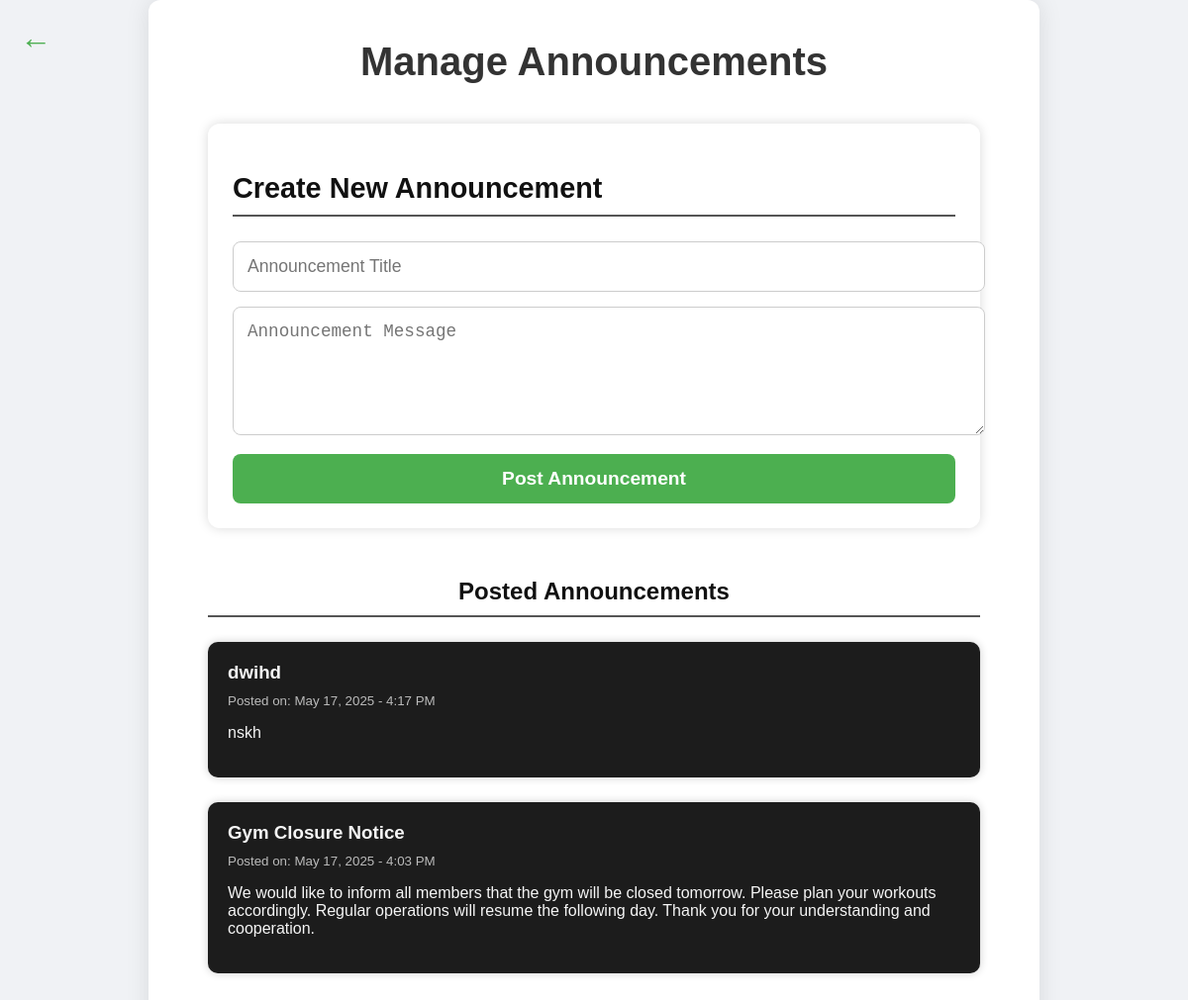
Page /GYM/admin/announcement.php (signed in) on the committed database.
### tables this page shows
CREATE TABLE `announcements` (
  `id` int(11) NOT NULL,
  `title` varchar(255) NOT NULL,
  `message` text NOT NULL,
  `created_at` datetime DEFAULT current_timestamp()
);

### GYM/admin/announcement.php (the view, shortened to what this page needs)
<?php
include('../user/db_connection.php');
$announcements = [];
$query = "SELECT * FROM announcements ORDER BY created_at DESC";
$result = $conn->query($query);
if ($result && $result->num_rows > 0) {
    while ($row = $result->fetch_assoc()) {
        $announcements[] = $row;
    }
}
?>
<!DOCTYPE html>
<html lang="en">
<head>
    <link rel="stylesheet" href="css/admin_dashboard.css" />
</head>
<body>
    <a href="admin_dashboard.php" class="back-arrow" title="Back">&#8592;</a>
    <main class="main-content">
        <header class="header">
            <h1>Manage Announcements</h1>
        </header>
        <section class="announcement-section">
            <h2>Create New Announcement</h2>
            <form class="announcement-form" method="POST" autocomplete="off">
                <input type="text" name="title" placeholder="Announcement Title" required />
                <textarea name="message" rows="5" placeholder="Announcement Message" required></textarea>
                <button type="submit">Post Announcement</button>
            </form>
        </section>
        <section class="announcement-list">
            <h2>Posted Announcements</h2>
            <?php if (!empty($announcements)): ?>
                <?php foreach ($announcements as $announcement): ?>
                    <div class="announcement-card">
                        <h3><?= htmlspecialchars($announcement['title']) ?></h3>
                        <small>Posted on: <?= date("F j, Y - g:i A", strtotime($announcement['created_at'])) ?></small>
                        <p><?= nl2br(htmlspecialchars($announcement['message'])) ?></p>
                    </div>
                <?php endforeach; ?>
            <?php else: ?>
                <p style="text-align:center; color:#666;">No announcements posted yet.</p>
            <?php endif; ?>
        </section>
    </main>
</body>
</html>

### GYM/admin/css/admin_dashboard.css (style rules this page uses)
body { margin: 0; font-family: 'Segoe UI', Tahoma, Geneva, Verdana, sans-serif; background-color: #f4f6f9; color: #0e9cd0; display: flex; height: 100vh; overflow: hidden; }
.main-content { flex-grow: 1; padding: 40px; background-color: #fff; margin-left: 250px; transition: margin-left 0.3s ease; }
.header { margin-bottom: 40px; }
.header h1 { font-size: 32px; color: #15140d; }

### GYM/admin/announcement.php (style rules this page uses)
html, body { height: 100%; margin: 0; padding: 0; font-family: Arial, sans-serif; background-color: #f0f2f5; overflow: hidden; }
.back-arrow { position: fixed; top: 20px; left: 20px; font-size: 2rem; color: #4caf50; text-decoration: none; font-weight: bold; transition: color 0.3s ease; z-index: 1000; }
.main-content { height: 100vh; overflow-y: auto; padding: 40px 60px; box-sizing: border-box; background-color: #fff; max-width: 900px; margin: 0 auto; border-radius: 12px; box-shadow: 0 0 25px rgba(0,0,0,0.1); }
header.header h1 { margin-top: 0; font-size: 2.5rem; color: #333; margin-bottom: 40px; text-align: center; }
.announcement-section { background: #ffffff10; backdrop-filter: blur(8px); padding: 25px; border-radius: 12px; box-shadow: 0 0 12px rgba(0, 0, 0, 0.15); margin-bottom: 50px; }
.announcement-section h2 { font-size: 1.8rem; margin-bottom: 25px; color: #111; border-bottom: 2px solid #555; padding-bottom: 10px; }
.announcement-form input, .announcement-form textarea { width: 100%; padding: 14px; margin-bottom: 15px; border-radius: 8px; border: 1px solid #ccc; font-size: 1.1rem; resize: vertical; transition: border-color 0.3s ease; }
.announcement-form button { width: 100%; padding: 14px; font-size: 1.2rem; border: none; background: #4caf50; color: white; border-radius: 8px; cursor: pointer; transition: background-color 0.3s ease; font-weight: bold; }
.announcement-list h2 { color: #111; margin-bottom: 25px; border-bottom: 2px solid #555; padding-bottom: 10px; text-align: center; }
.announcement-card { background-color: #1c1c1c; color: #f5f5f5; padding: 20px; border-radius: 10px; margin-bottom: 25px; box-shadow: 0 0 8px rgba(0, 0, 0, 0.2); }
.announcement-card h3 { margin-top: 0; margin-bottom: 10px; }
.announcement-card small { display: block; color: #bbb; margin-bottom: 15px; }

### rows in the picture
announcements: title "dwihd", created_at "May 17, 2025 - 4:17 PM", message "nskh"
announcements: title "Gym Closure Notice", created_at "May 17, 2025 - 4:03 PM", message "We would like to inform all members that the gym will be closed tomorrow. Please plan your workouts accordingly. Regular operations will resume the following day. Thank you for your understanding and cooperation."
